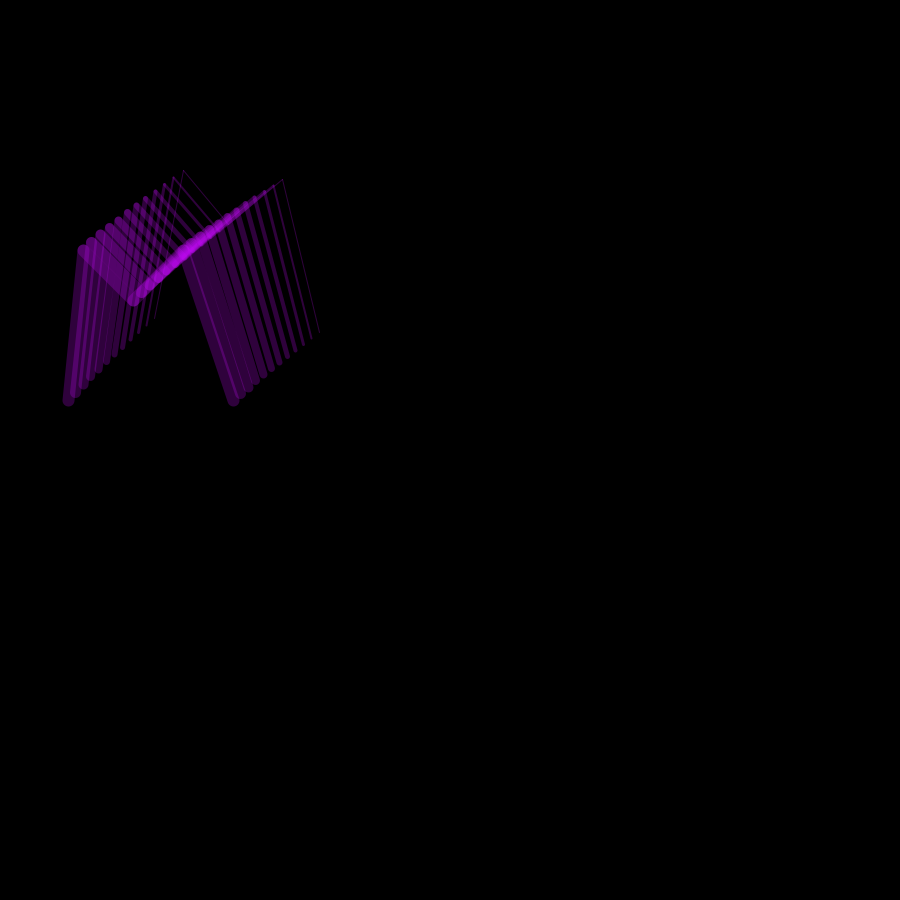
Frame 1 (no input)
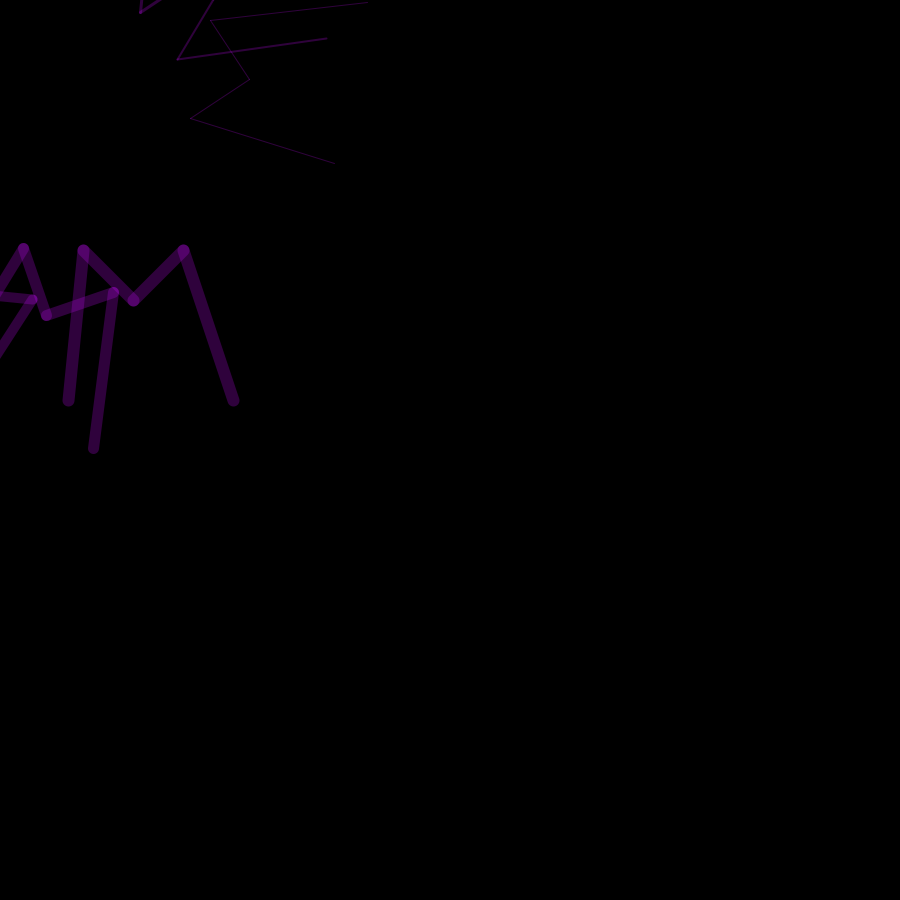
Frame 60 (the mouse pressed at the canvas centre just before this capture)
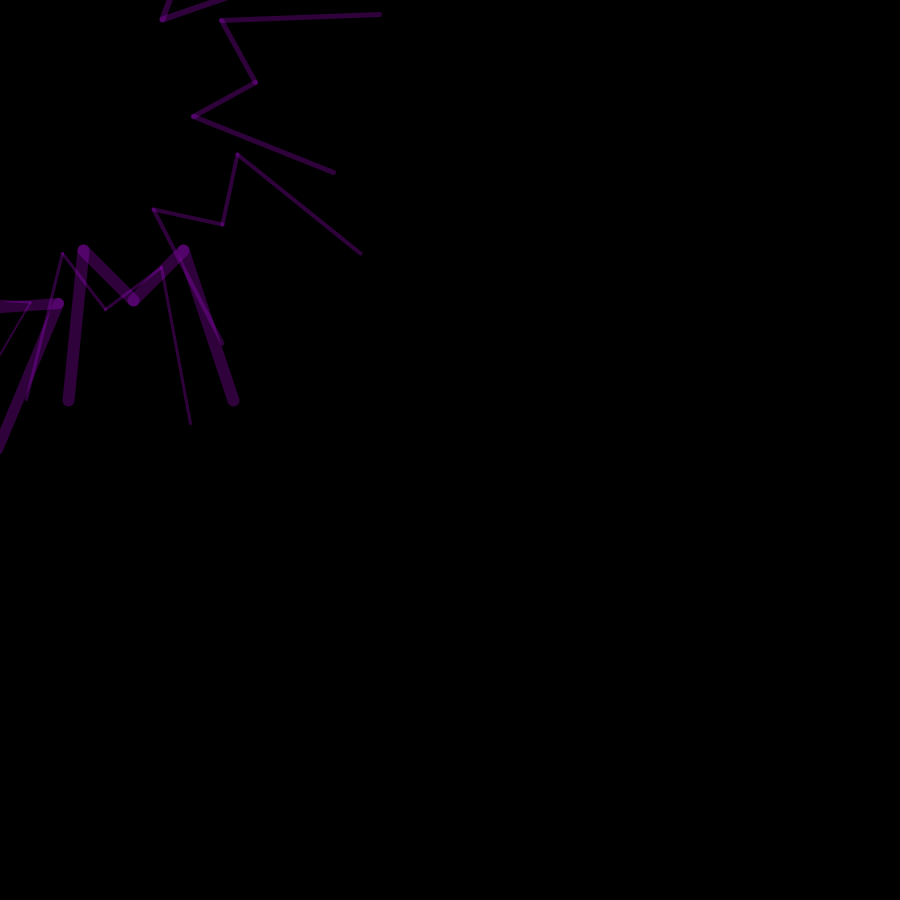
Frame 120 (the mouse held since frame 60 and released just before this capture)

The Processing sketch that drew these frames (run headless with seeded random() and noise(); from frame 60 on, the mouse is pressed at the canvas centre):

// Processing sketch: processing_168395
// ── processing_168395.pde

float inc = 0.0;
void setup() {
  size(900,900);
  stroke(255,204);
  smooth();
}
void draw() {
  background(0);
  inc += 0.01;
  float angle = sin(inc)/10.0 + sin(inc*1.2)/20.0;
  //tail(118, 9, 100 *angle/TWO_PI);
  tail(33, 12, angle*5);
  //tail(144, 10, angle/1.3);
  //tail(162, 5, angle);
  //tail(188, 7, angle*2);
}
void tail(int x, int units, float angle) {
  pushMatrix();
  translate(x, 100);
  stroke(200, 10, 255, 60);
  for (int i = units; i>0; i--) {
    strokeWeight(i);
    line(35, 300, 50, 150);
    line(50, 150, 100, 200);
    line(100, 200, 150, 150);
    line(150, 150, 200, 300);
    translate(10, -8);
    rotate(angle);
  }
  popMatrix();
}
